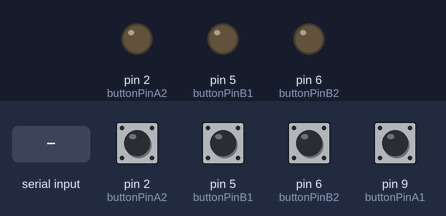
The sketch below on a simulated Arduino Uno, built with avr-gcc and run on an emulated ATmega328P. Shown: output pins drawn as LEDs (lit = HIGH). The inputs (shaded band) are chosen by the test bench; at power-on: pin 2 (buttonPinA2), pin 5 (buttonPinB1), pin 6 (buttonPinB2), pin 9 (buttonPinA1) LOW. What the sketch prints to the serial monitor is not drawn.

Above: at 1.3 s.
1.4 s: pin 2 (buttonPinA2) pulled HIGH for 0.15 s
At 2.2 s:
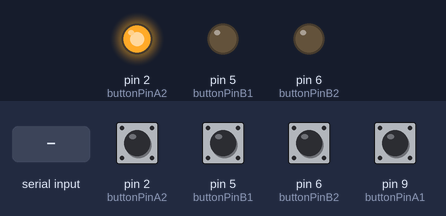
3.0 s: "1\n" received over Serial
At 3.5 s:
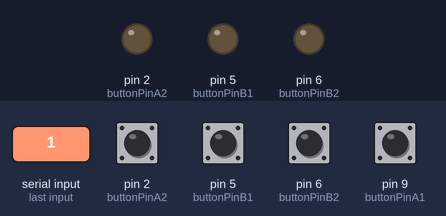
4.5 s: pin 5 (buttonPinB1) pulled HIGH for 0.15 s
At 5.4 s:
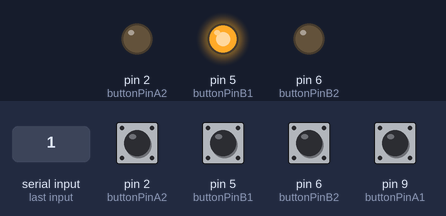
6.1 s: "0\n" received over Serial
At 7.1 s:
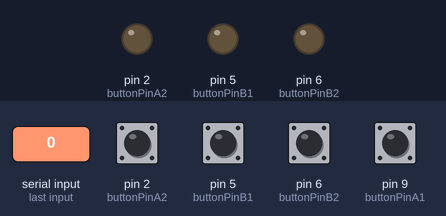
7.7 s: pin 6 (buttonPinB2) pulled HIGH for 0.15 s
At 8.1 s:
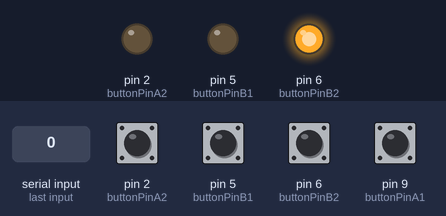
9.3 s: "2\n" received over Serial
At 10.7 s:
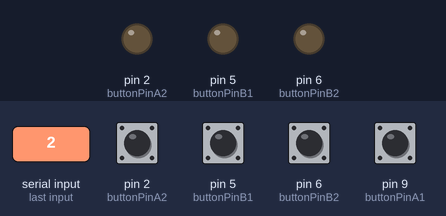
Timing chart, 0 to 11.9 s (numbered marks = the images above; inputs shaded):
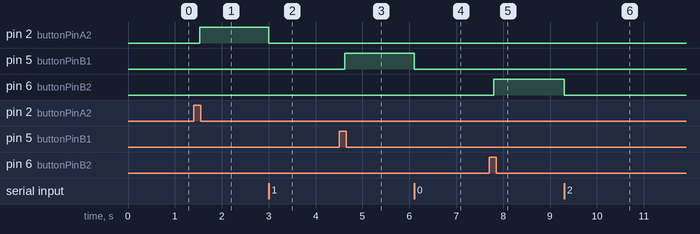

The sketch:

ProjectArduino.ino
```cpp
#include <Arduino.h>


const int buttonPinA1 = 9;   // Pins for Button A - Can be changed for your specific Arduino
const int buttonPinA2 = 2;
const int buttonPinA3 = 3;
const int buttonPinA4 = 4;
const int buttonPinB1 = 5;   // Pins for Button B - Can be changed for your specific Arduino
const int buttonPinB2 = 6;
const int buttonPinB3 = 7;
const int buttonPinB4 = 8;


static bool questionAsked = false;


int LEDstateA = LOW;        // Initial state of LED A
int LEDstateB = LOW;        // Initial state of LED B
int lastButtonA = LOW;      // Previous state of Button A
int lastButtonB = LOW;      // Previous state of Button B


bool lockStateA = false;
bool lockStateB = false;
bool lockoutActive = false;


struct Question {
  String text;
  String answer;
};


Question questions[] = {
  {"In this story, a man in Dutch clothing invites this tale's protagonist to play nine-pins. The title man mourns the loss of Wolf but happily discovers that his tyrannical wife has died in his absence. For 10 points, name this short story in which the title man falls asleep for twenty years.", "Rip van Winkle"},

  {"This man wrote a collection of pieces in which he utilized the gypsy scale from his native country, and he composed twelve exercises for solo piano that he entitled Transcendental Etudes. For 10 points, name this composer of the Faust Symphony and Hungarian Rhapsodies.", "Liszt"},

  {"In fungi, this structure is made of chitin instead of cellulose, which is common in this structure in plants. For 10 points, name this protective cellular structure that surrounds the cell membrane.", "Cell Wall"},

  {"In the first stage of this battle, the winning side was led by the Marquis de Lafayette. George Washington defeated General Cornwallis at, for 10 points, which decisive battle of the American Revolution?", "Yorktown"},

  {"This author of Meditations on First Philosophy wrote a work concerned with principles of skepticism that identified the one statement he knew without doubt, Discourse on Method. For 10 points, name this philosopher who gives his name to the rectangular coordinate system and penned the phrase 'Cogito ergo sum.'", "Descartes"},

  //Add questions into the python file
};


const int questionCount = sizeof(questions) / sizeof(questions[0]);
int currentQuestionIndex = 0;


void askQuestion();


// Base Team class
class Team {
protected:
    String name;
    int score;


public:
    Team(String teamName) : name(teamName), score(0) {}


    void addPoints(int points) { score += points; }


    int getScore() const { return score; }


    void displayInfo() const {
        Serial.print("Team Name: ");
        Serial.println(name);
        Serial.print("Score: ");
        Serial.println(score);
    }


    virtual void buttonPress(bool& lockoutActive, bool& lockStateOther, int& LEDstate, const int* buttonPins, int* lastButtonStates) = 0;
};


// TeamA Class
class TeamA : public Team {
public:
    TeamA(String teamName) : Team(teamName) {}


    void buttonPress(bool& lockoutActive, bool& lockStateOther, int& LEDstate, const int* buttonPins, int* lastButtonStates) override {
        for (int i = 0; i < 2; i++) {
            int buttonState = digitalRead(buttonPins[i]);


            if (!lockoutActive) {
                delay(10);


                if (buttonState == HIGH && lastButtonStates[i] == LOW) {
                    lockStateOther = true;  // Lock the other team
                    LEDstate = (LEDstate == LOW) ? HIGH : LOW;
                    pinMode(buttonPins[i], OUTPUT);
                    digitalWrite(buttonPins[i], HIGH);


                    Serial.println("TeamA buzzed in");  // Indicate Team A buzzed in
                    lockoutActive = true;  // Activate lockout
                }


                lastButtonStates[i] = buttonState;
            }
        }
    }


    void checkAnswer(String playerAnswer, int& currentQuestionIndex) {
        if (playerAnswer.equalsIgnoreCase(questions[currentQuestionIndex].answer)) {
            Serial.println("Correct answer!");
            addPoints(20);  // Add points to Team A
            Serial.print("Team A Score: ");
            Serial.println(getScore());
            Serial.println();
        } else {
            Serial.println("Wrong answer!");
        }
    }
};


// TeamB Class
class TeamB : public Team {
public:
    TeamB(String teamName) : Team(teamName) {}


    void buttonPress(bool& lockoutActive, bool& lockStateOther, int& LEDstate, const int* buttonPins, int* lastButtonStates) override {
        for (int i = 0; i < 2; i++) {
            int buttonState = digitalRead(buttonPins[i]);


            if (!lockoutActive) {
                delay(10);


                if (buttonState == HIGH && lastButtonStates[i] == LOW) {
                    lockStateOther = true;  // Lock the other team
                    LEDstate = (LEDstate == LOW) ? HIGH : LOW;
                    pinMode(buttonPins[i], OUTPUT);
                    digitalWrite(buttonPins[i], HIGH);


                    Serial.println("TeamB buzzed in");  // Indicate Team B buzzed in
                    lockoutActive = true;  // Activate lockout
                }


                lastButtonStates[i] = buttonState;
            }
        }
    }


    void checkAnswer(String playerAnswer, int& currentQuestionIndex) {
        if (playerAnswer.equalsIgnoreCase(questions[currentQuestionIndex].answer)) {
            Serial.println("Correct answer!");
            addPoints(20);  // Add points to Team B
            Serial.print("Team B Score: ");
            Serial.println(getScore());
            Serial.println();
        } else {
            Serial.println("Wrong answer!");
        }
    }
};


TeamA teamA("Team A");
TeamB teamB("Team B");


const int buttonPinsA[] = {buttonPinA1, buttonPinA2, buttonPinA3, buttonPinA4};
const int buttonPinsB[] = {buttonPinB1, buttonPinB2, buttonPinB3, buttonPinB4};


int lastButtonStatesA[] = {LOW, LOW, LOW, LOW};
int lastButtonStatesB[] = {LOW, LOW, LOW, LOW};


void setup() {
  pinMode(buttonPinA1, INPUT);
  pinMode(buttonPinA2, INPUT);
  pinMode(buttonPinA3, INPUT);
  pinMode(buttonPinA4, INPUT);
  pinMode(buttonPinB1, INPUT);
  pinMode(buttonPinB2, INPUT);
  pinMode(buttonPinB3, INPUT);
  pinMode(buttonPinB4, INPUT);


  Serial.begin(9600);
}

void resetBuzzers() {
  digitalWrite(buttonPinsA[0], LOW);
  digitalWrite(buttonPinsA[1], LOW);
  digitalWrite(buttonPinsA[2], LOW);
  digitalWrite(buttonPinsA[3], LOW);
  digitalWrite(buttonPinsB[0], LOW);
  digitalWrite(buttonPinsB[1], LOW);
  digitalWrite(buttonPinsB[2], LOW);
  digitalWrite(buttonPinsB[3], LOW);
}


void resetGame() {
  lockoutActive = false;
  lockStateA = false;
  lockStateB = false;
  questionAsked = false;
  resetBuzzers();
  Serial.println("Lockout reset. Next question!");
}


void askQuestion() {
    Serial.println("Question: ");
    if (currentQuestionIndex < questionCount) {
        Serial.println(questions[currentQuestionIndex].text);
    } else {
        Serial.println("Game Over! No more questions.");
        declareWinner();  // Declare the winner after all questions are asked
    }
}


void declareWinner() {
    if (teamA.getScore() > teamB.getScore()) {
        Serial.println("Team A is the winner!");
    } else if (teamB.getScore() > teamA.getScore()) {
        Serial.println("Team B is the winner!");
    } else {
        Serial.println("It's a tie!");
    }
    resetBuzzers();
}


void loop() {
  if (!lockoutActive) {
    if (!questionAsked && currentQuestionIndex < questionCount) {
      askQuestion();
      questionAsked = true;
    }


    teamA.buttonPress(lockoutActive, lockStateB, LEDstateA, buttonPinsA, lastButtonStatesA);
    teamB.buttonPress(lockoutActive, lockStateA, LEDstateB, buttonPinsB, lastButtonStatesB);
  }


  if (lockoutActive) {
    delay(100); // A short delay to stabilize before answering


    Serial.println("Enter your answer:");


    // Wait for the laptop to send an answer
    while (!Serial.available()) {}


    String playerAnswer = Serial.readStringUntil('\n');
    playerAnswer.trim();  // Remove any extra spaces or newlines


    // Pass both the playerAnswer and currentQuestionIndex to checkAnswer
    if (lockStateB) {
      teamA.checkAnswer(playerAnswer, currentQuestionIndex);  // Team A buzzed in
    } else if (lockStateA) {
      teamB.checkAnswer(playerAnswer, currentQuestionIndex);  // Team B buzzed in
    }


    // Prepare for the next question
    currentQuestionIndex++; // Move to the next question
    if (currentQuestionIndex >= questionCount) {
      // Game Over - All questions answered
      declareWinner(); // Declare winner when all questions are completed
      while (true) {
        // Stay in this loop after the game ends
      }
    }
    resetGame();  // Reset game state for the next round
  }


  delay(100);  // Main loop delay to stabilize readings
}
```

Measured:
- after the input at 1.4 s, pin 2 (buttonPinA2): LOW → HIGH after 0.13 s
- after the input at 3.0 s, pin 2 (buttonPinA2): HIGH → LOW at once
- after the input at 4.5 s, pin 5 (buttonPinB1): LOW → HIGH after 0.12 s
- after the input at 6.1 s, pin 5 (buttonPinB1): HIGH → LOW at once
- after the input at 7.7 s, pin 6 (buttonPinB2): LOW → HIGH after 0.10 s
- after the input at 9.3 s, pin 6 (buttonPinB2): HIGH → LOW at once
